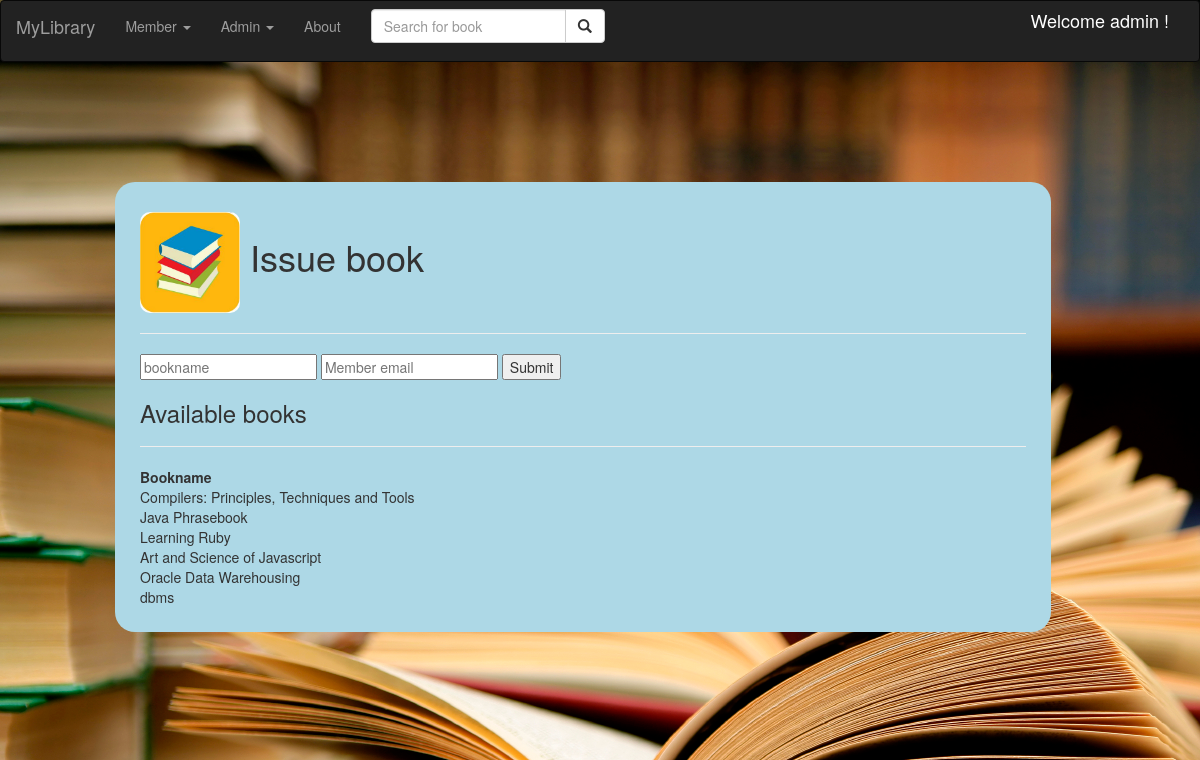
Screenshot of /issue_book (signed in) with the database file from the repository.
### src/mymodel.py (models this page shows, shortened)
class Books(db.Model):
    __tablename__ ='books'
    id              =db.Column(db.Integer, primary_key=True)
    name            =db.Column(db.String(50))
    author          =db.Column(db.String(50))
    available       =db.Column(db.String(1))

### src/myroutes.py (the view, shortened to what this page needs)
@myapp.route('/issue_book', methods=['GET','POST'])
def issue_book():
    c= user_or_admin()
    if c=='nouser':
        return userpage()
    elif c=='notadmin':
        flash("Please login with admin credentials")
        return render_template('login.html')
    booklist = db.engine.execute("select name from Books where available='Y';")
    return render_template('issuebook.html',username=session['username'],booklist=booklist, ret=False)

### src/myroutes.py (called while the page is built)
def user_or_admin():
    if 'username' not in session:
        flash("Please login or signup to continue")
        return 'nouser'
    elif session['username']!='admin':
        return 'notadmin'
    else:
        return 'admin'

### templates/issuebook.html (shortened to what this page needs)
{% extends "adminpage.html" %}
{%block body2 %}
   <h1><img src='./static/book.jpg' style = "Width:100px; border-radius:10px">
{% if ret == True %}
   Return book
{% else %}
    Issue book
{% endif %}
   </h1>
    <hr>
    {% if ret == True %}
    <form action= "{{url_for('myapp.return_book')}}" method="post">
        <input type="text" placeholder="bookname" name="book">
        <input type="text" placeholder="Member email" name="email">
    {% else %}
    <form action= "{{url_for('myapp.issue_book')}}" method="post">
        <input type="text" placeholder="bookname" name="book">
        <input type="text" placeholder="Member email" name="email">
    {% endif %}
    <input type="submit" value="Submit">
</form>
{% if ret == True %}
<h3>Issued books</h3>
{% else %}
<h3>Available books</h3>
{% endif %}
<hr>
<table>
    <tr>
        <th style="width:400px">Bookname</th>
    </tr>
    {% for book in booklist %}
    <tr>
        <td  style="width:400px">{{ book.name }}</td>
    </tr>
    {% endfor %}
</table>
{% endblock %}

### rows the page displays
Books: name "Compilers: Principles, Techniques and Tools"
Books: name "Java Phrasebook"
Books: name "Learning Ruby"
Books: name "Art and Science of Javascript"
Books: name "Oracle Data Warehousing"
Books: name "dbms"

### other values shown
{{ username }} "admin"
